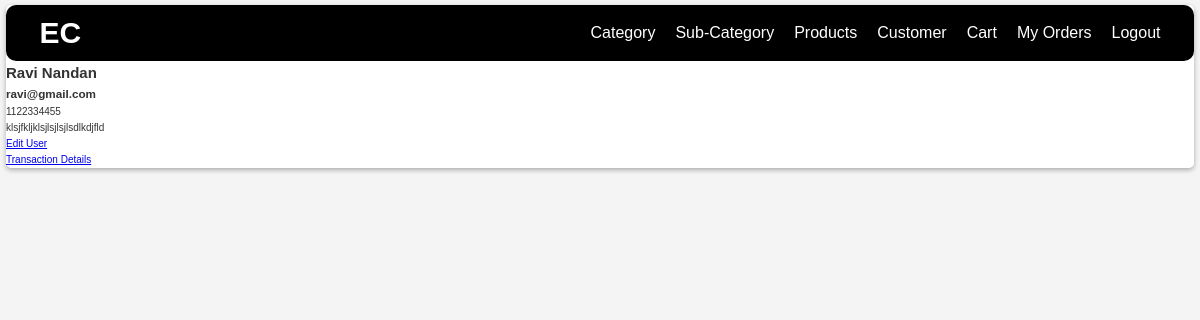
The page /customer/ (signed in) on the database its author committed.
### base/models.py (models this page shows, shortened)
class Customer(models.Model):
    user = models.ForeignKey(CustomUser, on_delete=models.CASCADE)
    address = models.TextField()
    contact_number = models.CharField(max_length=10, unique=True)
    created_at = models.DateTimeField(auto_now_add=True)
    updated_at = models.DateTimeField(auto_now=True)
    deleted_at = models.DateTimeField(null=True, blank=True)

class CustomUser(AbstractUser):
    name = models.CharField(max_length=30, blank=True, null=True)
    email = models.EmailField(max_length=500, unique=True)
    username = models.CharField(max_length=10, blank=True, null=True)
    verification_token = models.CharField(max_length=255, blank=True, null=True)
    email_verified = models.BooleanField(default=False)
    token_created_at = models.DateTimeField(blank=True, null=True)
    created_at = models.DateTimeField(auto_now_add=True)
    updated_at = models.DateTimeField(auto_now=True)
    deleted_at = models.DateTimeField(null=True, blank=True)
    USERNAME_FIELD = "email"
    REQUIRED_FIELDS = ["name"]
    objects = UserManager()
    class Meta:
        ordering = ["id"]

### base/views.py (the view)
# urls.py: path("customer/", views.customerAccountView, name="customer"),
@login_required(login_url="login")
def customerAccountView(request):
    user = request.user
    try:
        customer = Customer.objects.get(user=user)
    except Customer.DoesNotExist:
        messages.error(request, "No customer account found. Please complete your profile.")
        return redirect("customer")
    context = {"customer": customer}
    return render(request, "base/customer/customer.html", context)

### base/templates/base/customer/customer.html
{% extends "main.html" %}
{% block content %}
<div>
    <h2>{{customer.user.name}}</h2>
    <h3>{{customer.user.email}}</h3>
    <p>{{customer.contact_number}}</p>
    <p>{{customer.address}}</p>
</div>
<div>
    <a href="{% url "edit-customer" %}">Edit User</a>
</div>
<div>
    <a href="{% url "transactions" %}">Transaction Details</a>
</div>
{% endblock content %}

### static/styles/main.css (style rules this page uses)
*, *::after, *::before { box-sizing: border-box; padding: 0; margin: 0; }
html { font-size: 62.5%; }
body { font-family: 'Poppins', sans-serif; line-height: 1.6; background-color: #f4f4f4; color: #333; }

### rows shown on the page
Customer: user.name "Ravi Nandan", user.email "ravi@gmail.com", contact_number "1122334455", address "klsjfkljklsjlsjlsjlsdlkdjfld"
